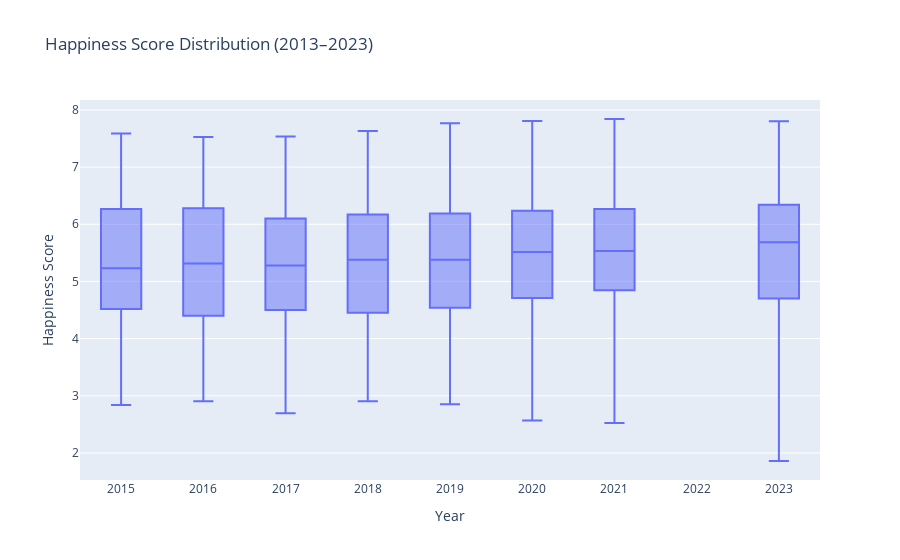

Here is the notebook cell this chart was saved with:
### Code cell
import plotly.express as px

fig = px.box(df_all, x="year", y="Score", points=False,
             title="Happiness Score Distribution (2013–2023)")
fig.update_layout(xaxis_title="Year", yaxis_title="Happiness Score")
fig.show()

### Figure 1 — Plotly figure (JSON) as saved in the notebook; plotly's stock layout.template omitted (floating-point values rounded to 4 significant figures; data arrays with more than 128 entries replaced by an {"elided": "..."} marker saying what was removed)
{"data": [{"alignmentgroup": "True", "boxpoints": false, "hovertemplate": "year=%{x}<br>Score=%{y}<extra></extra>", "legendgroup": "", "marker": {"color": "#636efa"}, "name": "", "notched": false, "offsetgroup": "", "orientation": "v", "showlegend": false, "type": "box", "x": {"elided": "1523 int values"}, "x0": " ", "xaxis": "x", "y": {"elided": "1523 float values"}, "y0": " ", "yaxis": "y"}], "layout": {"autosize": true, "boxmode": "group", "legend": {"tracegroupgap": 0}, "title": {"text": "Happiness Score Distribution (2013–2023)"}, "xaxis": {"anchor": "y", "autorange": true, "domain": [0, 1], "range": [2014.0, 2024.0], "title": {"text": "Year"}, "type": "linear"}, "yaxis": {"anchor": "x", "autorange": true, "domain": [0, 1], "range": [1.527, 8.174], "title": {"text": "Happiness Score"}, "type": "linear"}}}
